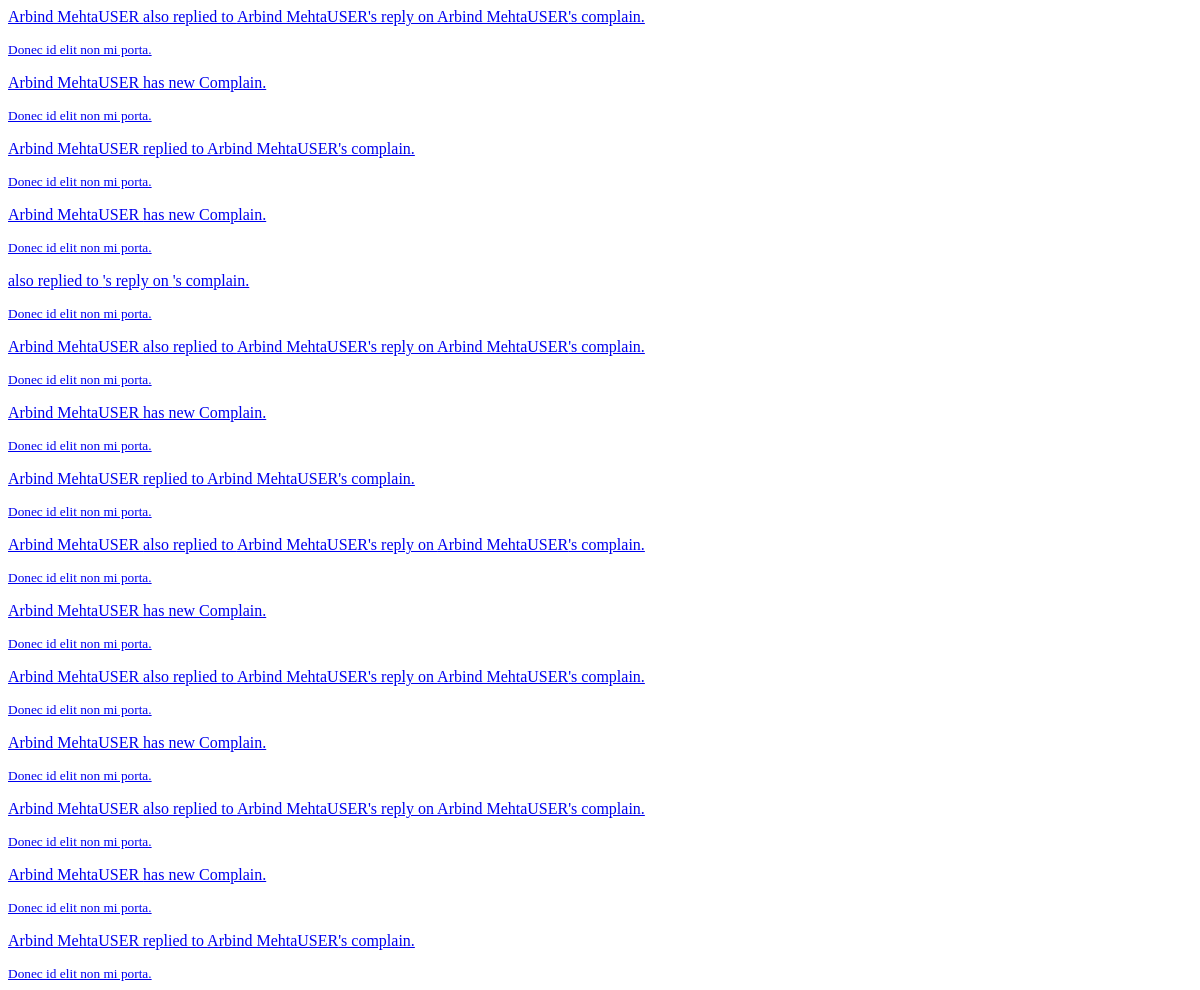
The app's page /viewnotices/ (signed in), older data.
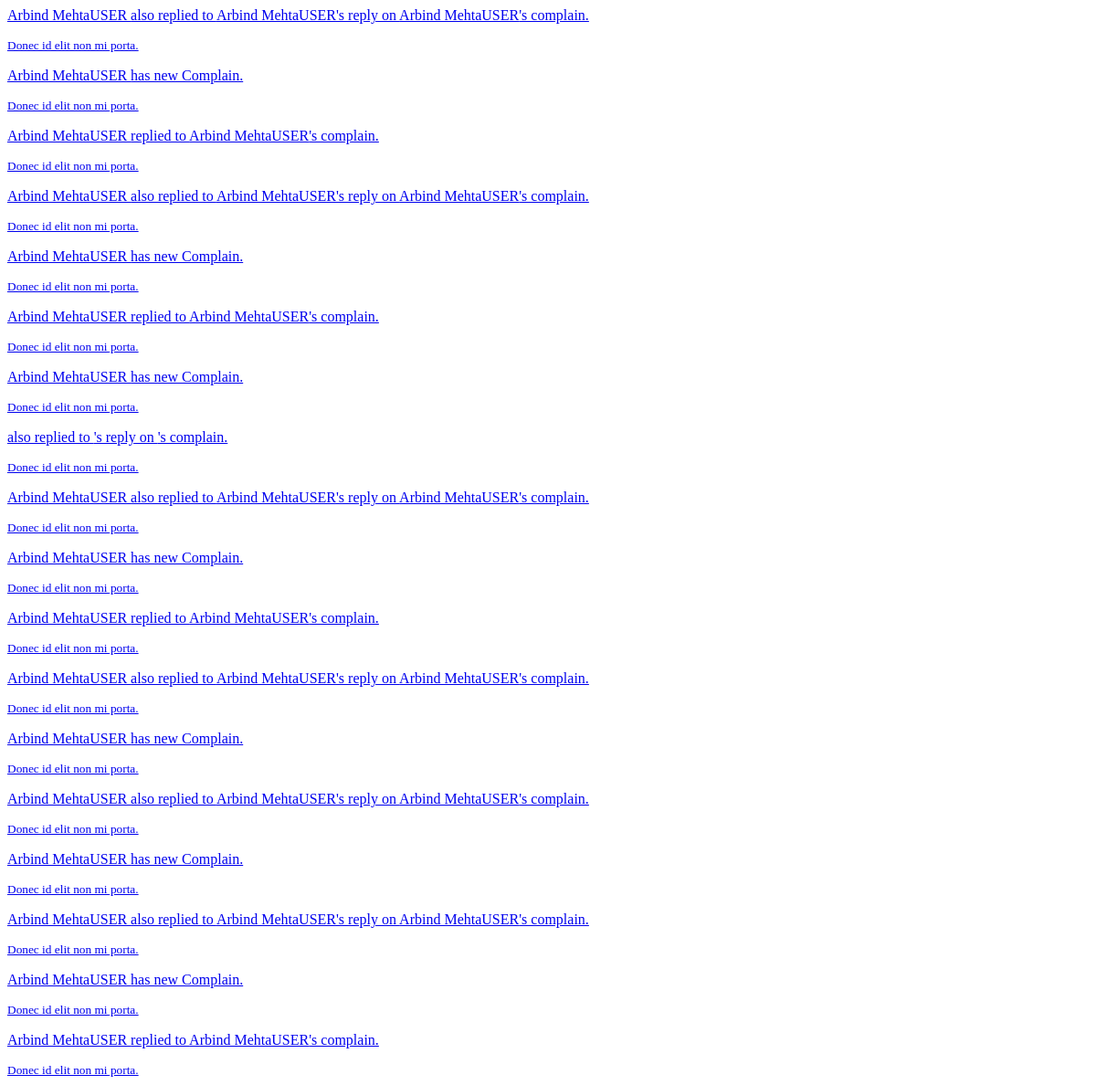
The same page, newer data.
### mainsite/models.py (models this page shows, shortened)
class Re_Replies(models.Model):
    Complain_ID=models.ForeignKey(Complain, on_delete=models.CASCADE)
    Replies_ID = models.ForeignKey(Replies, on_delete=models.CASCADE)
    DateTime=models.DateTimeField(default=datetime.datetime.now())
    Replied_By=models.ForeignKey(User,on_delete=models.CASCADE)
    Body=models.TextField()
    Attachments=models.FileField(upload_to="User_Data")
    Remarks=models.CharField(max_length=100,default='')
    Status=models.CharField(max_length=100,default='Unseen')

class Replies(models.Model):
    Complain_ID = models.ForeignKey(Complain, on_delete=models.CASCADE)
    Replied_By = models.ForeignKey(User, on_delete=models.CASCADE)
    DateTime=models.DateTimeField(default=datetime.datetime.now())
    Body=models.TextField()
    Attachments=models.FileField(upload_to="User_Data")
    Remarks=models.CharField(max_length=100,default='')
    Status=models.CharField(max_length=100,default='Unseen')

class Complain(models.Model):
    User_ID = models.ForeignKey(User, on_delete=models.CASCADE)
    DateTime=models.DateTimeField(default=datetime.datetime.now())
    Department=models.CharField(max_length=500)
    Subject=models.TextField()
    Body=models.TextField()
    Attachments=models.FileField(upload_to="User_Data")
    Priority=models.CharField(max_length=50)
    Seen_By=models.TextField(default='{}')
    Shares=models.TextField(default='{}')
    Reports=models.TextField(default='{}')
    Replies=models.TextField(default='{}')
    Status=models.CharField(max_length=100,default="Unseen")
    Remarks = models.CharField(max_length=100, default="")

### mainsite/views.py (the view)
# urls.py: path('viewnotices/', views.viewnotices, name='viewnotices'),
@login_required(login_url='login')
def viewnotices(request):
    contex = {'user': request.user}
    ntfs = Notifications.objects.get(User_ID=request.user)
    new_notifications = eval(ntfs.New_Notifications)
    m_lst=[]
    for notic in new_notifications:
        if notic[0]=='new_user':
            n_usr = User.objects.get(id=notic[1])
            m_lst.append(['new_user',n_usr])
        if notic[0] == 'new_complain':
            n_usr = Complain.objects.get(id=notic[1])
            m_lst.append(['new_complain', n_usr])
        if notic[0]=='new_replies':
            n_usr = Replies.objects.get(id=notic[1])
            m_lst.append(['new_replies',n_usr])
        if notic[0]=='new_re_replies':
            n_usr = Re_Replies.objects.get(id=notic[1])
            m_lst.append(['new_re_replies',n_usr])
    contex['notices']=reversed(m_lst)
    return render(request, 'mainsite/view_notices.html', contex)

### templates/mainsite/view_notices.html (shortened to what this page needs)
<div class="compln">
    <div class="row">
        <div class="col-sm-12 col-md-6 coms">
            <div class="list-group lst_grp_notice">
                {%for itm in notices%}
                    {%if 'new_complain' in itm.0%}
                      <a href="#" id="n_complain+{{itm.1.id}}" onclick="ViewParticularNotice('n_complain+{{itm.1.id}}')"
                         class="list-group-item list-group-item-action flex-column align-items-start list-group-item-info">
                        <p class="mb-1">{{itm.1.User_ID.get_full_name}} has new Complain.</p>
                        <small class="text-muted">Donec id elit non mi porta.</small>
                      </a>
                    {%endif%}
                    {%if 'new_replies' in itm.0%}
                      <a href="#" id="n_replies+{{itm.1.id}}" onclick="ViewParticularNotice('n_replies+{{itm.1.id}}')"
                         class="list-group-item list-group-item-action flex-column align-items-start list-group-item-info">
                        <p class="mb-1">{{itm.1.Replied_By.get_full_name}} replied to {{itm.1.Complain_ID.User_ID.get_full_name}}'s complain.</p>
                        <small class="text-muted">Donec id elit non mi porta.</small>
                      </a>
                    {%endif%}
                    {%if 'new_re_replies' in itm.0%}
                        <a href="#" id="n_re_replies+{{itm.1.id}}" onclick="ViewParticularNotice('n_re_replies+{{itm.1.id}}')"
                           class="list-group-item list-group-item-action flex-column align-items-start list-group-item-info">
                            <p class="mb-1">{{itm.1.Replied_By.get_full_name}} also replied to {{itm.1.Replies_ID.Replied_By.get_full_name}}'s
                                reply on {{itm.1.Replies_ID.Complain_ID.User_ID.get_full_name}}'s complain.</p>
                            <small class="text-muted">Donec id elit non mi porta.</small>
                        </a>
                    {%endif%}
                {%endfor%}
            </div>
        </div>
    </div>
</div>

Row changes from the older to the newer data that the page shows:
added Re_Replies: Replied_By.last_name "Arbind MehtaUSER", Replies_ID.last_name "Arbind MehtaUSER"
now on this page (row edited): Complain: User_ID.last_name "Arbind MehtaUSER"
added Replies: Replied_By.last_name "Arbind MehtaUSER", Complain_ID.last_name "Arbind MehtaUSER"
